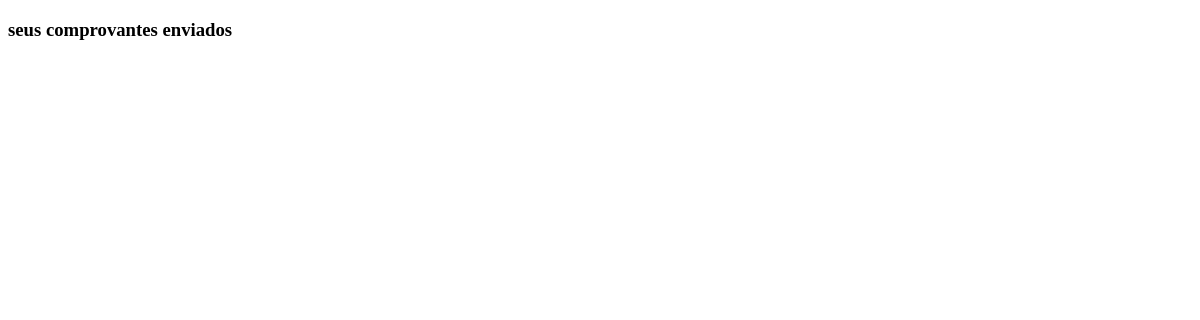
/comprovante/comprovante/list/ (signed in), run on an earlier commit of the app's database.
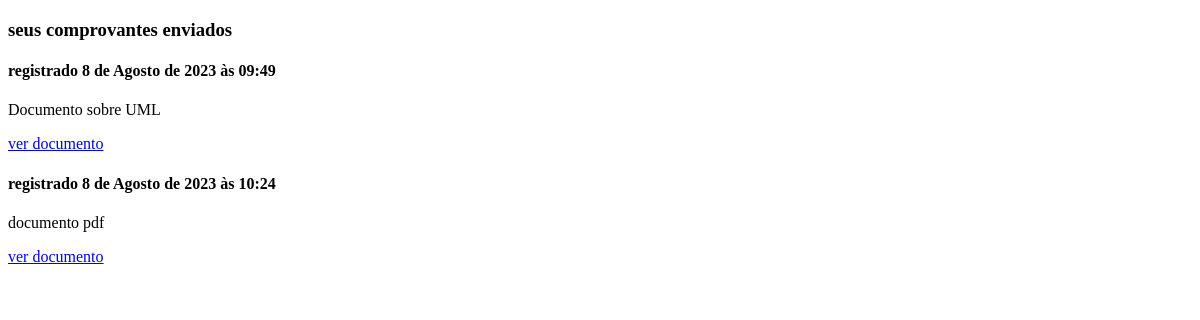
And on a later commit of the database.
### comprovantes_app/models.py (models this page shows, shortened)
class Base(models.Model):
    date = models.DateTimeField(auto_now_add=True)
    class Meta:
        abstract = True

class Comprovante(Base):
    usuario = models.ForeignKey(User, on_delete = models.CASCADE)
    detalhes = models.TextField()
    comprovante = models.FileField(upload_to = 'comprovantes/')

### comprovantes_app/views.py (the view)
# urls.py: path('comprovante/list/', ComprovanteListView.as_view(), name = 'comprovante_list')
class ComprovanteListView(LoginRequiredMixin, ListView):
    login_url = 'login'
    model = Comprovante
    fiels = '__all__'
    context_object_name = 'object'
    template_name = 'comprovantes_app/list.html'
    def get_queryset(self) -> QuerySet[Any]:
        queryset = super().get_queryset()
        return queryset.filter(usuario=self.request.user)

### comprovantes_app/templates/comprovantes_app/list.html (shortened to what this page needs)
<!DOCTYPE html>
<html lang="en">
<head>
</head>
<body>
    <main>
        <h3>{{ object.usuario }} seus comprovantes enviados</h3>
        {% for obj in object %}
        <h4>registrado {{ obj.date }}</h4>
        <p>{{ obj.detalhes }}</p>
        <a href="{{ obj.comprovante.url }}">ver documento</a>
        {% endfor %}
    </main>
</body>
</html>

What changed in the data, as far as the page shows it:
added Comprovante: date "8 de Agosto de 2023 às 09:49", detalhes "Documento sobre UML"
added Comprovante: date "8 de Agosto de 2023 às 10:24", detalhes "documento pdf"
